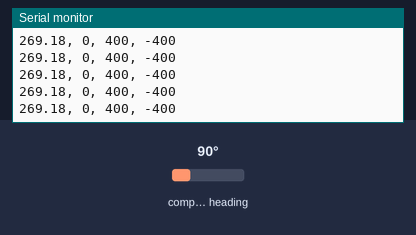
Simulated run of this sketch. Board: Arduino Uno, built with avr-gcc and run on an emulated ATmega328P. Shown: the last lines printed to the serial monitor. Wiring (inferred from the names in the program): HMC5883L compass at I2C address 0x1E. The test bench sets the inputs (shaded band); at power-on: compass heading 90°.

Above: at 1.2 s.
1.3 s: compass heading set to 7°
At 1.34 s:
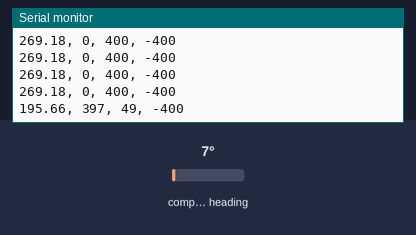
2.8 s: compass heading set to 180°
At 2.87 s:
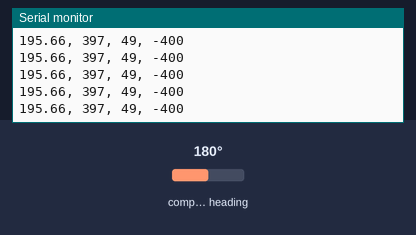
Timing chart, 0 to 5.8 s (numbered marks = the images above; inputs shaded):
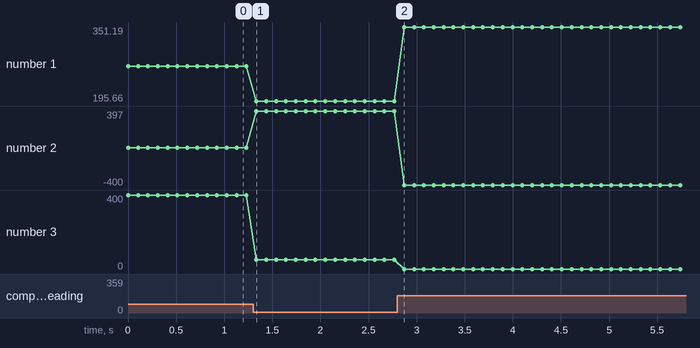

Measured:
- after the input at 1.3 s, the serial monitor: prints a new line at once (image 1)
- plotted number 1: 269.18 → 195.66 after the input at 1.3 s, 195.66 → 351.19 after the input at 2.8 s
- plotted number 2: 0 → 397 after the input at 1.3 s
- plotted number 3: 400 → 49 after the input at 1.3 s

The sketch:

magnet_calibrate.ino
```cpp
// (licence header left out)
/* Background information on the HMC5883 compass sensor & configuration / calibration
Here are most of the sources I used for these updates - apologies if I forgot anyone :(, please let me know - Spanner888 at usabledevices.com

https://www.loveelectronics.co.uk/Tutorials/8/hmc5883l-tutorial-and-arduino-library
I have put one of these together and what I found was as I rotated the compass, it would go from 0-180 in about 90 degrees, and then take the remaining 270 degrees to go the remaining 90.  I have tried different values for the gauss to no avail.  Anyone have thoughts as to why this oddness could be taking place?

...Try this:
// Calculate heading when the magnetometer is level, then correct for signs of axis.
float heading = atan2(raw.YAxis - y_offset, raw.XAxis - x_offset);
with x_offset = (x_max_value_measured - x_min_value_measured)/2
same with y_offset
You can get the max & min value of each channel (x, y, z) by rotating the HMC5883L board over all axis.


http://hackaday.com/2011/07/14/a-beginners-guide-to-magnetometers/
it is important to calibrate the magnetormeters on the site where you use it.

The process:
* Attach your magnetometer to its final place (your vehicle may have a constant magnetic field)
* Do some turns with your vehicle (we have done it in 2D, but 3D patterns may also work)
* Draw the measured points. They should align with a circle.
* Find the center of the circle. Save the coordinates.
* When measuring the heading you have to count with that the heading is relative to the middle that you have previously measured!
So substract the center coordinates from what you have measured before counting atan2 to find the heading angle.

...somewhere ... if NOT a circle, also need to seperately scale x,y...


Have not tried these:
    https://www.loveelectronics.co.uk/Tutorials/13/tilt-compensated-compass-arduino-tutorial
    http://www.timzaman.nl/?p=1010&lang=en
    this one seems to use offset & scale + set gauss
        http://mbed.org/users/BlazeX/libraries/HMC5883/m5o4z3/docs/HMC5883_8cpp_source.html

Grove sketch link to Honeywell no longer works, instead try:
http://www.magneticsensors.com/literature.php?jumpMenu2=http%3A%2F%2Fwww51.honeywell.com%2Faero%2Fcommon%2Fdocuments%2Fmyaerospacecatalog-documents%2FDefense_Brochures-documents%2FMagnetic__Literature_Application_notes-documents%2FMagnetic_Sensor_Overview.pdf&go_button2.x=11&go_button2.y=13


Good explanation of why need to adjust for earth's magnetic field AT YOUR LOCATION!!!
    AN203_Compass_Heading_Using_Magnetometers.pdf

*/


#include <Wire.h>
#include <math.h>

// updates to cope with Arduino V1.0( and newer?) and older versions (22 & lower)
#ifdef ARDUINOa
#define I2C_TX write
#define I2C_RX read
#else               // just assume older version of Arduino using WProgram_h
#define I2C_TX sendss
#define I2C_RX receive
#endif

#define SCALE               //use this to scale each axis if the test data does not give a circular (spherical 3D) plot
                            // done as #def for max performance of code not using the scale factors!

// use to switch the serial output data to a CSV format of raw x,y,z data values to help calibrate your compass
// #define RAW_DATA_CSV
// ALSO use this #def to format output to easly paste into a data array - eg to display data in Processing. See usabledevices.com for example.
// #define RAW_DATA_ARRAY


// Shift the device's documented slave address (0x3C) for write operation
// 1 bit right.This compensates for how the TWI library only wants the
// 7 most significant bits (with the high bit padded with 0)

#define HMC5883_WriteAddress 0x1E //  i.e 0x3C >> 1
#define HMC5883_ModeRegisterAddress 0x02
#ifdef ARDUINO
#define HMC5883_ContinuousModeCommand (uint8_t)0x00     // cast to uint8_t added to get code to compile under Arduino v1.0
#else               // just assume older version of Arduino using WProgram_h
#define HMC5883_ContinuousModeCommand 0x00
#endif
#define HMC5883_DataOutputXMSBAddress  0x03

int regb=0x01;
int regbdata=0x40;

int outputData[6];

// calibrate YOUR compass, so compass raw x,y (,z) data is centered around 0,0,0 axis!
// To do this read do an XY scatter plot for 2D xy data, and just "read"
//   work out or guess the offset to center the data (you need to rotate the compass to get lots of data pairs)
//   for my compass the values where x=-100, y=-100 (did not work out z axis!)
const int x_offset = 7;
const int y_offset = 57;
const int z_offset = -63.5;

#ifdef SCALE
const double x_scale = 1;
const double y_scale = 1.068627451;
const double z_scale = 0.511504425;
#endif

void setup()
{
  Serial.begin(9600);
  Wire.begin();       //Initiate the Wire library and join the I2C bus as a master

}

void loop() {

  int i,x,y,z;
  double angle;

  Wire.beginTransmission(HMC5883_WriteAddress);
  Wire.write(regb);
  Wire.write(regbdata);
  Wire.endTransmission();

  //delay(1000);
  Wire.beginTransmission(HMC5883_WriteAddress); //Initiate a transmission with HMC5883 (Write address).
  Wire.write(HMC5883_ModeRegisterAddress);       //Place the Mode Register Address in send-buffer.
  Wire.write(HMC5883_ContinuousModeCommand);     //Place the command for Continuous operation Mode in send-buffer.
  Wire.endTransmission();                       //Send the send-buffer to HMC5883 and end the I2C transmission.
  //delay(100);


  Wire.beginTransmission(HMC5883_WriteAddress);  //Initiate a transmission with HMC5883 (Write address).
  Wire.requestFrom(HMC5883_WriteAddress,6);      //Request 6 bytes of data from the address specified.

  //delay(500);


  //Read the value of magnetic components X,Y and Z

  if(6 <= Wire.available()) // If the number of bytes available for reading be <=6.
  {
    for(i=0;i<6;i++)
    {
      outputData[i]=Wire.read();  //Store the data in outputData buffer
    }
  }

  x=outputData[0] << 8 | outputData[1]; //Combine MSB and LSB of X Data output register
  z=outputData[2] << 8 | outputData[3]; //Combine MSB and LSB of Z Data output register
  y=outputData[4] << 8 | outputData[5]; //Combine MSB and LSB of Y Data output register


#ifdef SCALE
   angle= atan2((double)(y + y_offset) * y_scale, (double)(x + x_offset) * x_scale)* (180 / 3.14159265) +180; // angle in degrees
#else
   //angle= atan2((double)y + y_offset,(double)x + x_offset)* (180 / 3.14159265) +180; // angle in degrees
#endif

  /*

   Refer the following application note for heading calculation.
   http://www.ssec.honeywell.com/magnetic/datasheets/lowcost.pdf
   ----------------------------------------------------------------------------------------
   atan2(y, x) is the angle in radians between the positive x-axis of a plane and the point
   given by the coordinates (x, y) on it.
   ----------------------------------------------------------------------------------------

   This sketch does not utilize the magnetic component Z as tilt compensation can not be done without an Accelerometer

   ----------------->y
   |
   |
   |
   |
   |
   |
   \/
   x


   N
   NW  |  NE
   |
   W----------E
   |
   SW  |  SE
   S

   */


// only print the detail if NOT doing either sending either calibration data set to serial
#ifndef RAW_DATA_CSV
#ifndef RAW_DATA_ARRAY
  //Print the approximate direction

  // Serial.print("You are heading ");
  // if((angle < 22.5) || (angle > 337.5 ))
    // Serial.print("South");
  // if((angle > 22.5) && (angle < 67.5 ))
    // Serial.print("South-West");
  // if((angle > 67.5) && (angle < 112.5 ))
    // Serial.print("West");
  // if((angle > 112.5) && (angle < 157.5 ))
    // Serial.print("North-West");
  // if((angle > 157.5) && (angle < 202.5 ))
    // Serial.print("North");
  // if((angle > 202.5) && (angle < 247.5 ))
    // Serial.print("NorthEast");
  // if((angle > 247.5) && (angle < 292.5 ))
    // Serial.print("East");
  // if((angle > 292.5) && (angle < 337.5 ))
    // Serial.print("SouthEast");

  // Serial.print(": Angle between X-axis and the South direction ");
  // if((0 < angle) && (angle < 180) )
  // {
    // angle=angle;
  // }
  // else
  // {
    // angle=360-angle;
  // }
  // Serial.print(angle,2);
  // Serial.println(" Deg");
#endif
#endif


#ifndef RAW_DATA_ARRAY
	//Serial.print("{ ");
#endif

#ifndef RAW_DATA_CSV
	Serial.print(angle);
	Serial.print(", ");
	Serial.print(x);
	Serial.print(", ");
	Serial.print(y);
	Serial.print(", ");
	Serial.println(z);
#endif

#ifndef RAW_DATA_ARRAY
	//Serial.print(" }, ");
#endif

  delay(100);
}
```
